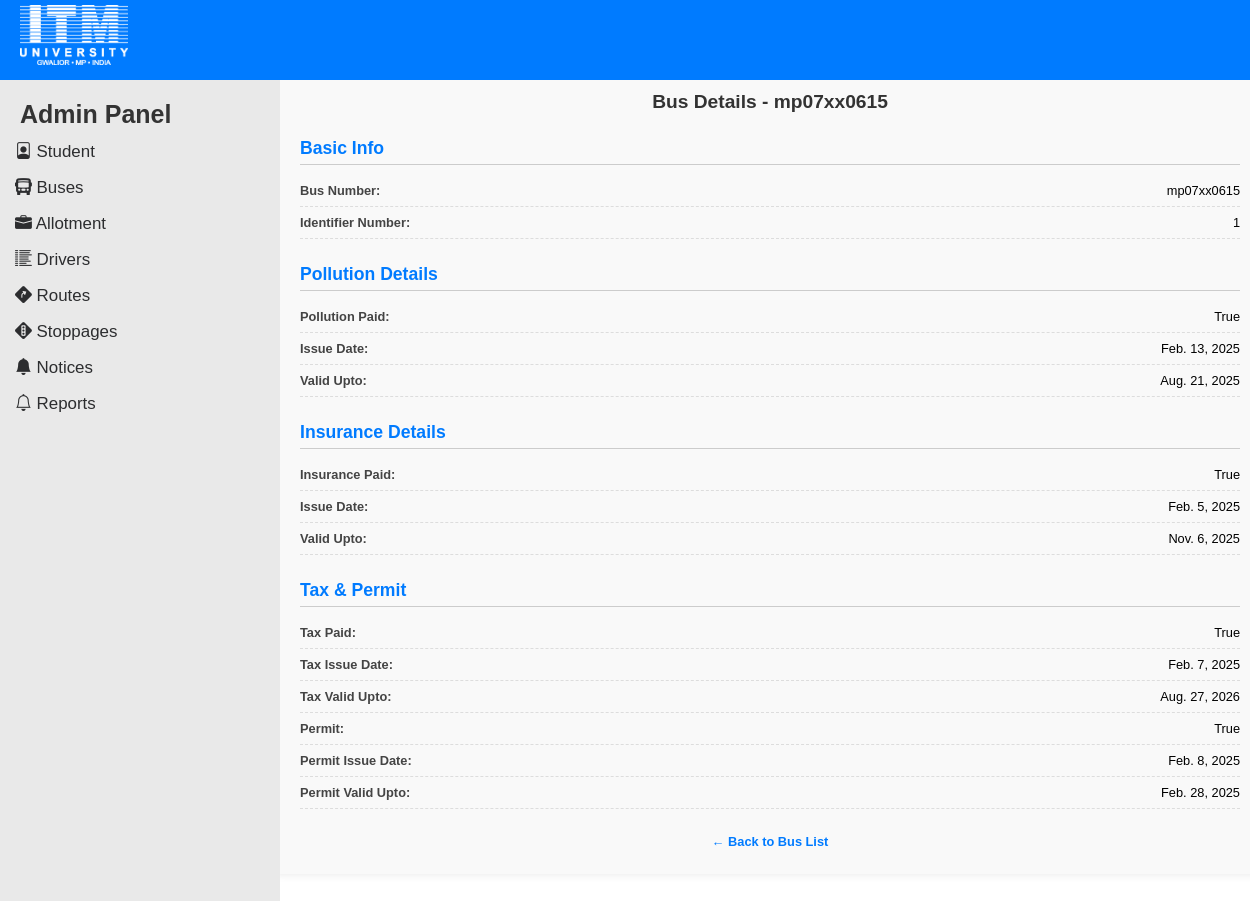
/mp07xx0615/bus_detail, run on the app's committed database.
### bus_app/models.py (models this page shows, shortened)
class Bus(models.Model):
    number = models.CharField(max_length=10, unique=True)  # Example: MP07VV467
    identifier_number = models.CharField(max_length=10, unique=True, null=True, blank=True)
    pollution_paid = models.BooleanField(default=False)
    pollution_issue_date = models.DateField(null=True, blank=True)
    pollution_valid_upto = models.DateField(null=True, blank=True)
    insurance_paid = models.BooleanField(default=False)
    insurance_issue_date = models.DateField(null=True, blank=True)
    insurance_valid_upto = models.DateField(null=True, blank=True)
    tax_paid = models.BooleanField(default=False)
    tax_issue_date = models.DateField(null=True, blank=True)
    tax_valid_upto = models.DateField(null=True, blank=True)
    permit = models.BooleanField(default=False)
    permit_issue_date = models.DateField(null=True, blank=True)
    permit_valid_upto = models.DateField(null=True, blank=True)

### bus_app/views.py (the view)
# urls.py: path('<str:number>/bus_detail', views.bus_detail, name='bus_detail'),  #BUS DETAILS URL
def bus_detail(request, number):
    bus = get_object_or_404(Bus, number=number)
    return render(request, 'bus_detail.html', {'bus': bus})

### bus_app/templates/bus_detail.html (shortened to what this page needs)
{% extends "layout.html" %}
{% load static %}
{% block extra_css %}
<link rel="stylesheet" href="{% static 'css/bus_detail.css' %}">
{% endblock %}
{% block content %}
  <div class="bus-detail-container">
    <h2>Bus Details - {{ bus.number }}</h2>
    <div class="section">
      <div class="section-title">Basic Info</div>
      <div class="field-row"><span class="field-label">Bus Number:</span> <span>{{ bus.number }}</span></div>
      <div class="field-row"><span class="field-label">Identifier Number:</span> <span>{{ bus.identifier_number }}</span></div>
    </div>
    <div class="section">
      <div class="section-title">Pollution Details</div>
      <div class="field-row"><span class="field-label">Pollution Paid:</span> <span>{{ bus.pollution_paid }}</span></div>
      <div class="field-row"><span class="field-label">Issue Date:</span> <span>{{ bus.pollution_issue_date }}</span></div>
      <div class="field-row"><span class="field-label">Valid Upto:</span> <span>{{ bus.pollution_valid_upto }}</span></div>
    </div>
    <div class="section">
      <div class="section-title">Insurance Details</div>
      <div class="field-row"><span class="field-label">Insurance Paid:</span> <span>{{ bus.insurance_paid }}</span></div>
      <div class="field-row"><span class="field-label">Issue Date:</span> <span>{{ bus.insurance_issue_date }}</span></div>
      <div class="field-row"><span class="field-label">Valid Upto:</span> <span>{{ bus.insurance_valid_upto }}</span></div>
    </div>
    <div class="section">
      <div class="section-title">Tax & Permit</div>
      <div class="field-row"><span class="field-label">Tax Paid:</span> <span>{{ bus.tax_paid }}</span></div>
      <div class="field-row"><span class="field-label">Tax Issue Date:</span> <span>{{ bus.tax_issue_date }}</span></div>
      <div class="field-row"><span class="field-label">Tax Valid Upto:</span> <span>{{ bus.tax_valid_upto }}</span></div>
      <div class="field-row"><span class="field-label">Permit:</span> <span>{{ bus.permit }}</span></div>
      <div class="field-row"><span class="field-label">Permit Issue Date:</span> <span>{{ bus.permit_issue_date }}</span></div>
      <div class="field-row"><span class="field-label">Permit Valid Upto:</span> <span>{{ bus.permit_valid_upto }}</span></div>
    </div>
    <a href="{% url 'bus_list' %}" class="back-link">← Back to Bus List</a>
  </div>
{% endblock %}

### static/css/style.css (style rules this page uses)
body.layout-template { font-family: 'arial', sans-serif; margin: 0; font-size: 13px; }

### static/css/bus_detail.css (style rules this page uses)
.bus-detail-container { font-size: .8rem; max-width: 1100px; margin: 30px auto; background-color: #f9f9f9; border-radius: 10px; padding: 25px 30px; font-family: Arial, sans-serif; box-shadow: 0 0 10px rgba(0,0,0,0.1); }
h2 { text-align: center; margin-bottom: 25px; color: #333; }
.section { margin-bottom: 25px; }
.section-title { font-size: 1.1rem; font-weight: bold; color: #007BFF; margin-bottom: 10px; border-bottom: 1px solid #ccc; padding-bottom: 5px; }
.field-row { display: flex; justify-content: space-between; padding: 8px 0; border-bottom: 1px dashed #ddd; }
.field-label { font-weight: bold; color: #444; }
.back-link { display: block; margin-top: 20px; text-align: center; color: #007BFF; font-weight: bold; text-decoration: none; }

### data on the page
Bus: number "mp07xx0615", identifier_number "1", pollution_paid "True", pollution_issue_date "Feb. 13, 2025", pollution_valid_upto "Aug. 21, 2025", insurance_paid "True", insurance_issue_date "Feb. 5, 2025", insurance_valid_upto "Nov. 6, 2025", tax_paid "True", tax_issue_date "Feb. 7, 2025", tax_valid_upto "Aug. 27, 2026", permit "True", permit_issue_date "Feb. 8, 2025", permit_valid_upto "Feb. 28, 2025"
